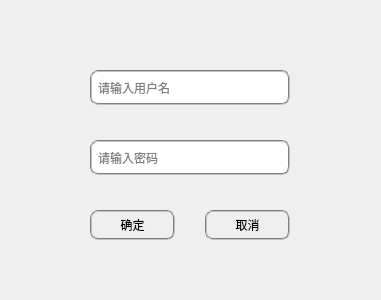
<?xml version="1.0" encoding="UTF-8"?>
<ui version="4.0">
 <class>sign_up</class>
 <widget class="QDialog" name="sign_up">
  <property name="geometry">
   <rect>
    <x>0</x>
    <y>0</y>
    <width>381</width>
    <height>300</height>
   </rect>
  </property>
  <property name="windowTitle">
   <string>Dialog</string>
  </property>
  <widget class="QLineEdit" name="user_password">
   <property name="geometry">
    <rect>
     <x>90</x>
     <y>140</y>
     <width>200</width>
     <height>35</height>
    </rect>
   </property>
   <property name="styleSheet">
    <string notr="true">border:2px groove gray;border-radius:8px;padding:2px 4px</string>
   </property>
   <property name="inputMask">
    <string/>
   </property>
   <property name="text">
    <string/>
   </property>
   <property name="echoMode">
    <enum>QLineEdit::Password</enum>
   </property>
   <property name="placeholderText">
    <string>请输入密码</string>
   </property>
  </widget>
  <widget class="QPushButton" name="ok">
   <property name="geometry">
    <rect>
     <x>90</x>
     <y>210</y>
     <width>85</width>
     <height>30</height>
    </rect>
   </property>
   <property name="styleSheet">
    <string notr="true">border:2px groove gray;border-radius:8px</string>
   </property>
   <property name="text">
    <string>确定</string>
   </property>
  </widget>
  <widget class="QLineEdit" name="user_name">
   <property name="geometry">
    <rect>
     <x>90</x>
     <y>70</y>
     <width>200</width>
     <height>35</height>
    </rect>
   </property>
   <property name="font">
    <font>
     <family>Courier New</family>
     <weight>50</weight>
     <bold>false</bold>
    </font>
   </property>
   <property name="autoFillBackground">
    <bool>false</bool>
   </property>
   <property name="styleSheet">
    <string notr="true">border:2px groove gray;border-radius:8px;padding:2px 4px</string>
   </property>
   <property name="inputMask">
    <string/>
   </property>
   <property name="text">
    <string/>
   </property>
   <property name="dragEnabled">
    <bool>false</bool>
   </property>
   <property name="placeholderText">
    <string>请输入用户名</string>
   </property>
  </widget>
  <widget class="QPushButton" name="cancel">
   <property name="geometry">
    <rect>
     <x>205</x>
     <y>210</y>
     <width>85</width>
     <height>30</height>
    </rect>
   </property>
   <property name="styleSheet">
    <string notr="true">border:2px groove gray;border-radius:8px</string>
   </property>
   <property name="text">
    <string>取消</string>
   </property>
  </widget>
 </widget>
 <resources/>
 <connections/>
</ui>
